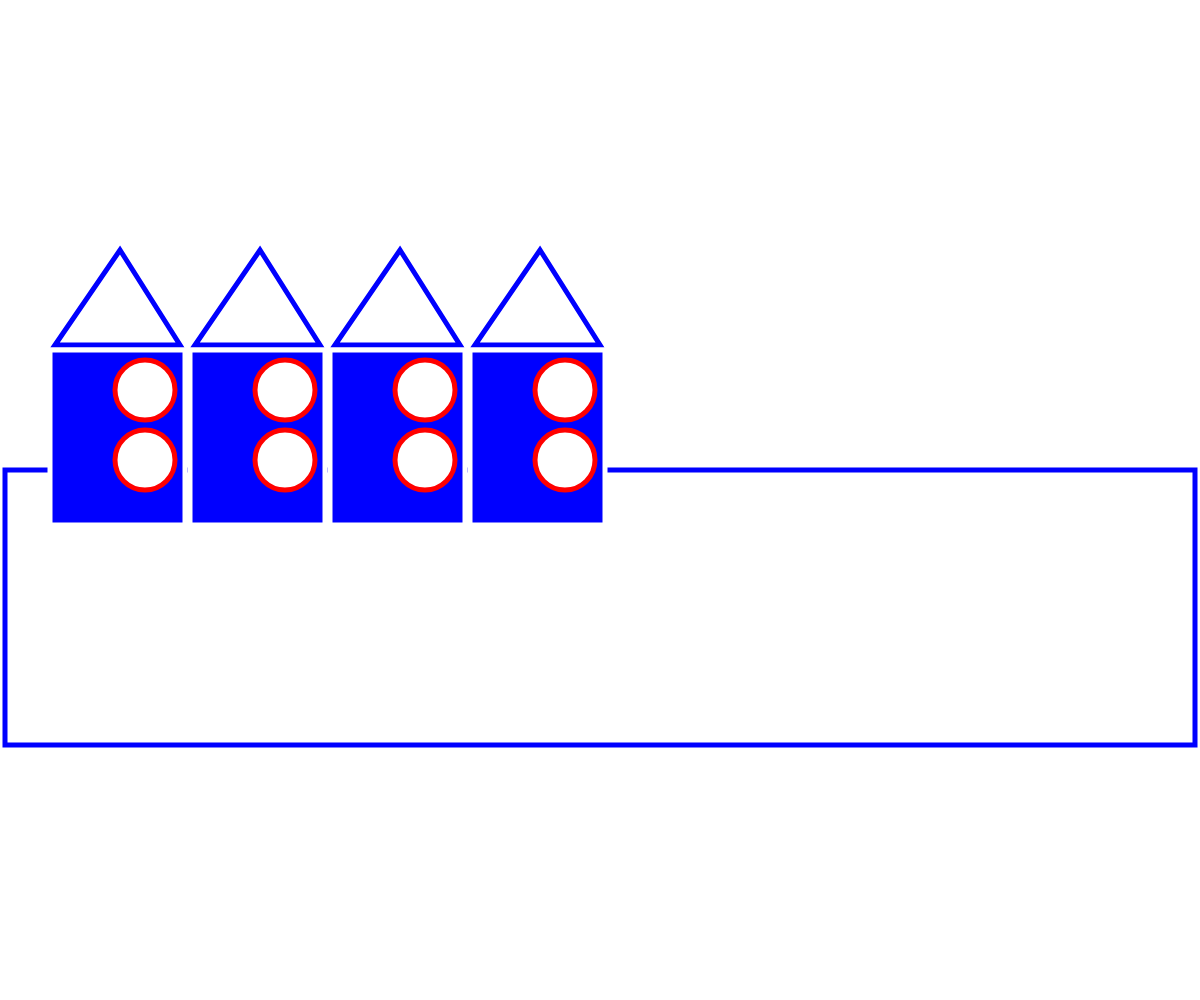
Frame 1 (no input)
Frame 2 (the mouse pressed at the canvas centre, redrawn once): identical to frame 1, image omitted

The p5.js sketch that drew this single still picture (run headless with seeded random() and noise() and a simulated clock; the mouse was pressed at the canvas centre and the sketch redrawn once):

// p5.js sketch
// ── sketch.js
let ypos = 345;
let xpos = 55;
let xstep = 140;

function setup() {
  createCanvas(windowWidth, windowHeight);
  noLoop();
}

function draw() {
  background("white");
  stroke("blue");
  strokeWeight(5);
  rect(005, 470, windowWidth - 10, 275);

  for (let i = 0; i < 4; i++) {
  push();
  triangle(xpos + (xstep * i), ypos, xpos + 65 + (xstep * i), ypos - 95, xpos + 125 + (xstep * i), ypos);
  fill("blue");
  stroke("white");
  rect(xpos - 5 + (xstep * i), ypos+5, 135, 175);
  fill("white");
  stroke("red");
  circle(xpos + 90 + (xstep * i), ypos + 45, 60);
  circle(xpos + 90 + (xstep * i), ypos + 115, 60);
  pop();
  }
}
